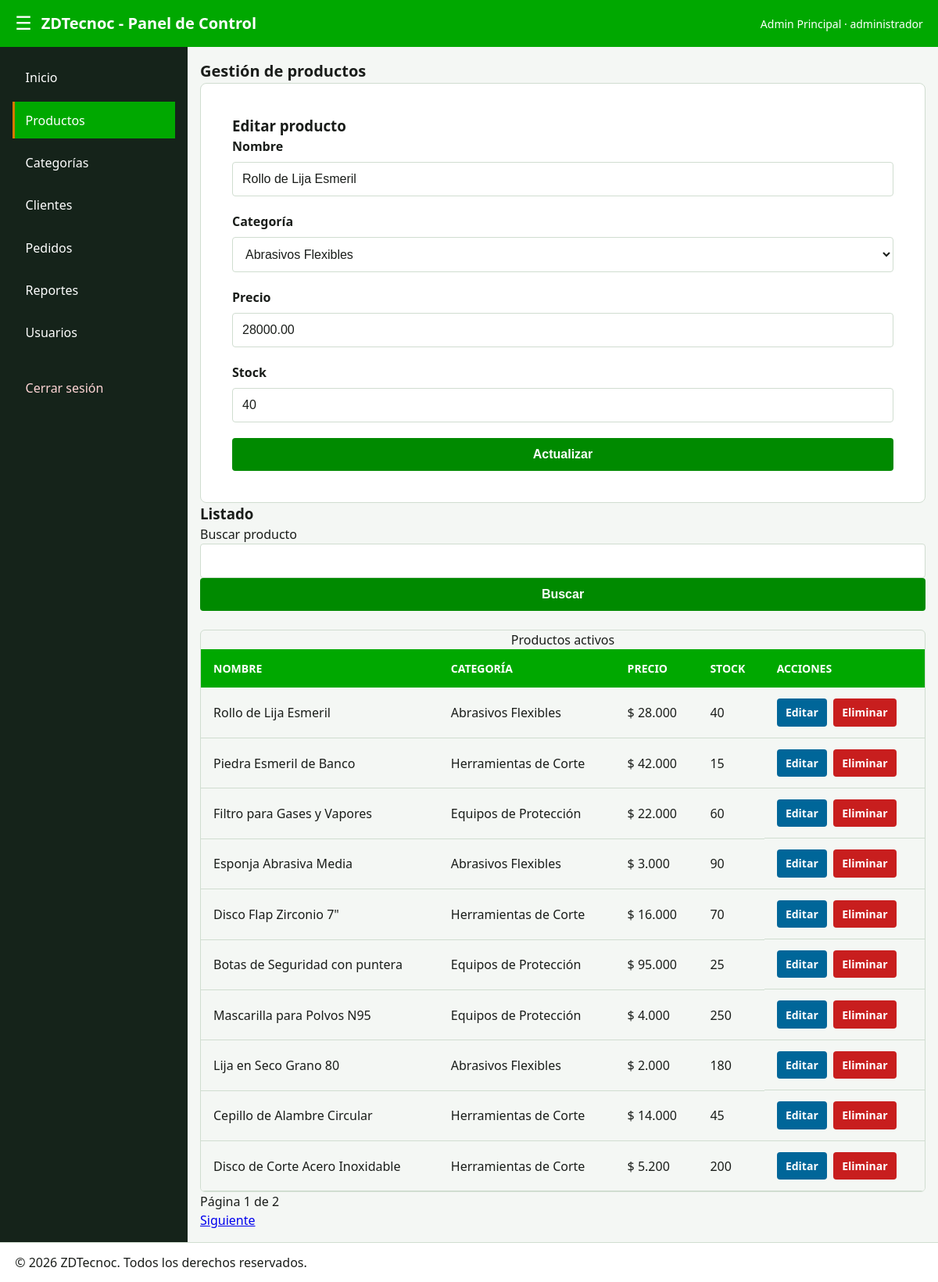
Screenshot of /productos.php?editar=20 (signed in) with the database file from the repository.
### tables this page shows
CREATE TABLE IF NOT EXISTS productos (
    id INT AUTO_INCREMENT PRIMARY KEY,
    nombre VARCHAR(150) NOT NULL,
    categoria_id INT NOT NULL,
    precio DECIMAL(10, 2) NOT NULL,
    stock INT NOT NULL,
    activo TINYINT(1) NOT NULL DEFAULT 1,
    fecha_registro TIMESTAMP DEFAULT CURRENT_TIMESTAMP,
    CONSTRAINT fk_producto_categoria FOREIGN KEY (categoria_id) REFERENCES categorias(id) ON DELETE CASCADE,
    INDEX idx_nombre_prod (nombre)
);

CREATE TABLE IF NOT EXISTS categorias (
    id INT AUTO_INCREMENT PRIMARY KEY,
    nombre VARCHAR(100) NOT NULL,
    descripcion TEXT,
    INDEX idx_nombre_cat (nombre)
);

### app/modelos/ProductoModelo.php (called while the page is built, shortened)
<?php
final class ProductoModelo
{
    public function listar(string $busqueda, int $pagina, int $porPagina = 10): array
    {
        $offset = ($pagina - 1) * $porPagina;
        $st = $this->pdo->prepare(
            'SELECT p.id, p.nombre, p.precio, p.stock, c.nombre AS categoria
             FROM productos p
             INNER JOIN categorias c ON c.id = p.categoria_id
             WHERE p.activo = 1 AND p.nombre LIKE :busqueda
             ORDER BY p.id DESC LIMIT :limite OFFSET :offset'
        );
        $st->bindValue(':busqueda', '%' . $busqueda . '%');
        $st->bindValue(':limite', $porPagina, PDO::PARAM_INT);
        $st->bindValue(':offset', $offset, PDO::PARAM_INT);
        $st->execute();
        return $st->fetchAll();
    }
    public function total(string $busqueda): int
    {
        $st = $this->pdo->prepare(
            'SELECT COUNT(*) FROM productos
             WHERE activo = 1 AND nombre LIKE :busqueda'
        );
        $st->execute([':busqueda' => '%' . $busqueda . '%']);
        return (int)$st->fetchColumn();
    }
    public function categorias(): array
    {
        return $this->pdo->query('SELECT id, nombre FROM categorias ORDER BY nombre')->fetchAll();
    }
    public function obtener(int $id): ?array
    {
        $st = $this->pdo->prepare('SELECT * FROM productos WHERE id = :id AND activo = 1');
        $st->execute([':id' => $id]);
        return $st->fetch() ?: null;
    }
}

### productos.php (the view, shortened to what this page needs)
<?php
require_once __DIR__ . '/sgl/conexion.php';
require_once __DIR__ . '/app/modelos/ProductoModelo.php';
$modelo = new ProductoModelo($conexion);
$errores = [];
$busqueda = trim((string)($_GET['busqueda'] ?? ''));
$pagina = max(1, (int)($_GET['pagina'] ?? 1));
$datosFormulario = [
    'id' => 0,
    'nombre' => '',
    'categoria_id' => '',
    'precio' => '',
    'stock' => '',
];
if ($_SERVER['REQUEST_METHOD'] === 'POST') {
    if (!validarCsrf($_POST['csrf'] ?? null)) {
        http_response_code(419);
        exit('Solicitud no válida.');
    }
    $accion = (string)($_POST['accion'] ?? 'guardar');
    $id = (int)($_POST['id'] ?? 0);
    if ($accion === 'eliminar') {
        $modelo->desactivar($id);
        $_SESSION['aviso'] = 'Producto desactivado correctamente.';
        header('Location: productos.php', true, 303);
        exit;
    }
    $datosFormulario = [
        'id' => $id,
        'nombre' => trim((string)($_POST['nombre'] ?? '')),
        'categoria_id' => (int)($_POST['categoria_id'] ?? 0),
        'precio' => (string)($_POST['precio'] ?? ''),
        'stock' => (string)($_POST['stock'] ?? ''),
    ];
    $precio = filter_var($datosFormulario['precio'], FILTER_VALIDATE_FLOAT);
    $stock = filter_var($datosFormulario['stock'], FILTER_VALIDATE_INT);
    if (mb_strlen($datosFormulario['nombre']) < 3) {
        $errores[] = 'El nombre debe tener al menos 3 caracteres.';
    }
    if ($precio === false || $precio <= 0) {
        $errores[] = 'El precio debe ser mayor que cero.';
    }
    if ($stock === false || $stock < 0) {
        $errores[] = 'El stock debe ser un entero no negativo.';
    }
    if ($datosFormulario['categoria_id'] < 1) {
        $errores[] = 'Seleccione una categoría.';
    }
    if (!$errores) {
        $datos = [
            ':nombre' => $datosFormulario['nombre'],
            ':categoria' => $datosFormulario['categoria_id'],
            ':precio' => $precio,
            ':stock' => $stock,
        ];
        if ($id > 0) {
            $modelo->actualizar($id, $datos);
            $_SESSION['aviso'] = 'Producto actualizado correctamente.';
        } else {
            $modelo->crear($datos);
            $_SESSION['aviso'] = 'Producto creado correctamente.';
        }
        header('Location: productos.php', true, 303);
        exit;
    }
} elseif (isset($_GET['editar'])) {
    $producto = $modelo->obtener((int)$_GET['editar']);
    if ($producto) {
        $datosFormulario = [
            'id' => (int)$producto['id'],
            'nombre' => $producto['nombre'],
            'categoria_id' => (int)$producto['categoria_id'],
            'precio' => $producto['precio'],
            'stock' => $producto['stock'],
        ];
    }
}
$porPagina = 10;
$total = $modelo->total($busqueda);
$paginas = max(1, (int)ceil($total / $porPagina));
$pagina = min($pagina, $paginas);
$productos = $modelo->listar($busqueda, $pagina, $porPagina);
$categorias = $modelo->categorias();
require __DIR__ . '/app/vistas/parciales/cabecera.php';
require __DIR__ . '/app/vistas/parciales/menu.php';
?>
<main class="panel__contenido">
    <section aria-labelledby="titulo-productos">
        <h2 id="titulo-productos" class="text-lg">Gestión de productos</h2>
        <form method="post" class="login-card" style="max-width:100%;" novalidate>
            <h3><?= $datosFormulario['id'] ? 'Editar producto' : 'Registrar producto' ?></h3>
            <div class="form-group"><label for="nombre">Nombre</label><input class="form-input" id="nombre" name="nombre" value="<?= htmlspecialchars((string)$datosFormulario['nombre'], ENT_QUOTES, 'UTF-8') ?>" required></div>
            <div class="form-group"><label for="categoria_id">Categoría</label><select class="form-input" id="categoria_id" name="categoria_id" required><option value="">Seleccione</option><?php foreach ($categorias as $categoria): ?><option value="<?= (int)$categoria['id'] ?>" <?= (int)$datosFormulario['categoria_id'] === (int)$categoria['id'] ? 'selected' : '' ?>><?= htmlspecialchars($categoria['nombre'], ENT_QUOTES, 'UTF-8') ?></option><?php endforeach; ?></select></div>
            <div class="form-group"><label for="precio">Precio</label><input class="form-input" id="precio" name="precio" type="number" min="0.01" step="0.01" value="<?= htmlspecialchars((string)$datosFormulario['precio'], ENT_QUOTES, 'UTF-8') ?>" required></div>
            <div class="form-group"><label for="stock">Stock</label><input class="form-input" id="stock" name="stock" type="number" min="0" step="1" value="<?= htmlspecialchars((string)$datosFormulario['stock'], ENT_QUOTES, 'UTF-8') ?>" required></div>
            <button class="btn-primary" type="submit"><?= $datosFormulario['id'] ? 'Actualizar' : 'Guardar' ?></button>
        </form>
    </section>
    <section aria-labelledby="lista-productos">
        <h3 id="lista-productos">Listado</h3>
        <form method="get"><label for="busqueda">Buscar producto</label><input class="form-input" id="busqueda" name="busqueda" value="<?= htmlspecialchars($busqueda, ENT_QUOTES, 'UTF-8') ?>"><button class="btn-primary" type="submit">Buscar</button></form>
        <div class="table-container"><table class="products-table"><caption>Productos activos</caption><thead><tr><th scope="col">Nombre</th><th scope="col">Categoría</th><th scope="col">Precio</th><th scope="col">Stock</th><th scope="col">Acciones</th></tr></thead><tbody>
        <?php foreach ($productos as $producto): ?><tr><td><?= htmlspecialchars($producto['nombre'], ENT_QUOTES, 'UTF-8') ?></td><td><?= htmlspecialchars($producto['categoria'], ENT_QUOTES, 'UTF-8') ?></td><td>$ <?= number_format((float)$producto['precio'], 0, ',', '.') ?></td><td><?= (int)$producto['stock'] ?></td><td class="acciones-crud"><a class="boton-accion boton-editar" href="?editar=<?= (int)$producto['id'] ?>">Editar</a><form method="post" onsubmit="return confirm('¿Deseas desactivar este producto?');"><input type="hidden" name="csrf" value="<?= htmlspecialchars(tokenCsrf(), ENT_QUOTES, 'UTF-8') ?>"><input type="hidden" name="accion" value="eliminar"><input type="hidden" name="id" value="<?= (int)$producto['id'] ?>"><button class="boton-accion boton-eliminar" type="submit">Eliminar</button></form></td></tr><?php endforeach; ?></tbody></table></div>
        <nav aria-label="Paginación"><p>Página <?= $pagina ?> de <?= $paginas ?></p> <?php if ($pagina < $paginas): ?><a href="?pagina=<?= $pagina + 1 ?>&busqueda=<?= urlencode($busqueda) ?>">Siguiente</a><?php endif; ?></nav>
    </section>
</main>
<?php require __DIR__ . '/app/vistas/parciales/pie.php'; ?>

### css/estilos.css (style rules this page uses)
:root { --superficie: #F4F7F4; --superficie-alta: #FFFFFF; --borde: #D0DDD0; --color-marca: #00A800; --color-marca-sua: #E1F5E1; --color-accion: #008A00; --color-acento: #D97700; --texto: #1A1D1A; --texto-tenue: #4A554A; --exito: #008A00; --advertencia: #D97700; --error: #C81E1E; --info: #006699; }
*, *::before, *::after { box-sizing: border-box; margin: 0; padding: 0; }
body { font-family: system-ui, -apple-system, BlinkMacSystemFont, 'Segoe UI', Roboto, sans-serif; background-color: var(--superficie); color: var(--texto); line-height: 1.5; min-height: 100vh; }
.text-lg { font-size: 1.25rem; }
h2 { font-size: 1.25rem; font-weight: 600; }
p { font-size: 1rem; }
.login-card { background-color: var(--superficie-alta); border: 1px solid var(--borde); border-radius: 8px; padding: 2.5rem; width: 100%; max-width: 400px; }
.form-group { display: flex; flex-direction: column; gap: 0.5rem; margin-bottom: 1.25rem; }
.form-group label { font-weight: 600; color: var(--texto); }
.form-input { width: 100%; padding: 0.75rem; border: 1px solid var(--borde); border-radius: 4px; font-size: 1rem; background-color: var(--superficie-alta); color: var(--texto); transition: border-color 0.2s ease, box-shadow 0.2s ease; }
.btn-primary { width: 100%; padding: 0.75rem; background-color: var(--color-accion); color: var(--superficie-alta); border: none; border-radius: 4px; font-size: 1rem; font-weight: 600; cursor: pointer; transition: background-color 0.2s ease; }
.table-container { width: 100%; overflow-x: auto; margin-top: 1.5rem; border-radius: 6px; border: 1px solid var(--borde); }
.products-table { width: 100%; border-collapse: collapse; text-align: left; }
.products-table thead th { background-color: var(--color-marca); color: var(--superficie-alta); padding: 0.875rem 1rem; font-size: 0.875rem; text-transform: uppercase; }
.products-table tbody td { padding: 0.875rem 1rem; border-bottom: 1px solid var(--borde); color: var(--texto); }
.products-table tbody tr:nth-child(even) { background-color: var(--superficie); }
.panel__contenido { grid-area: contenido; padding: 1.6rem; overflow-y: auto; }
.acciones-crud { display: flex; flex-wrap: wrap; gap: 0.5rem; align-items: center; }
.acciones-crud form { margin: 0; }
.boton-accion { display: inline-block; border: 0; border-radius: 4px; padding: 0.45rem 0.7rem; font: inherit; font-size: 0.875rem; font-weight: 700; text-decoration: none; cursor: pointer; }
.boton-editar { background: var(--info); color: var(--superficie-alta); }
.boton-eliminar { background: var(--error); color: var(--superficie-alta); }
.panel__contenido { width: 100%; padding: 1rem; box-sizing: border-box; }
.form-input, .btn-primary { max-width: 100%; box-sizing: border-box; }

### rows the page displays
productos: nombre "Rollo de Lija Esmeril", categoria_id "Abrasivos Flexibles", precio "28000.00", stock "40", categoria.nombre "Abrasivos Flexibles", precio "28.000"
productos: nombre "Piedra Esmeril de Banco", categoria.nombre "Herramientas de Corte", precio "42.000", stock "15"
productos: nombre "Filtro para Gases y Vapores", categoria.nombre "Equipos de Protección", precio "22.000", stock "60"
productos: nombre "Esponja Abrasiva Media", categoria.nombre "Abrasivos Flexibles", precio "3.000", stock "90"
productos: nombre "Disco Flap Zirconio 7\"", categoria.nombre "Herramientas de Corte", precio "16.000", stock "70"
productos: nombre "Botas de Seguridad con puntera", categoria.nombre "Equipos de Protección", precio "95.000", stock "25"
productos: nombre "Mascarilla para Polvos N95", categoria.nombre "Equipos de Protección", precio "4.000", stock "250"
productos: nombre "Lija en Seco Grano 80", categoria.nombre "Abrasivos Flexibles", precio "2.000", stock "180"
productos: nombre "Cepillo de Alambre Circular", categoria.nombre "Herramientas de Corte", precio "14.000", stock "45"
productos: nombre "Disco de Corte Acero Inoxidable", categoria.nombre "Herramientas de Corte", precio "5.200", stock "200"

### other values shown
$usuario['nombre'] "Admin Principal"
$usuario['rol'] "administrador"
$opcion['texto'] "Inicio"
$opcion['texto'] "Productos"
$opcion['texto'] "Categorías"
$opcion['texto'] "Clientes"
$opcion['texto'] "Pedidos"
$opcion['texto'] "Reportes"
$opcion['texto'] "Usuarios"
$pagina "1"
$paginas "2"
